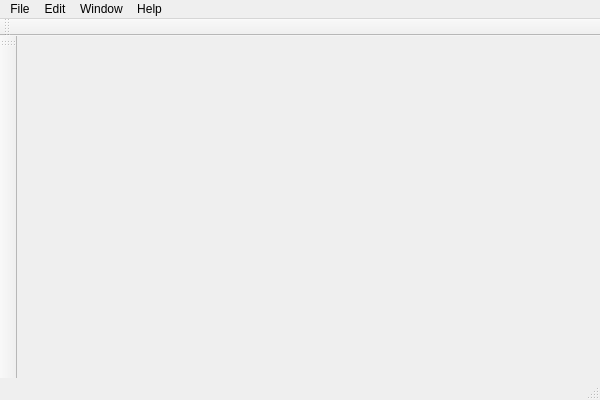
<?xml version="1.0" encoding="UTF-8"?>
<ui version="4.0">
 <class>MainWindowUi</class>
 <widget class="QMainWindow" name="MainWindowUi">
  <property name="geometry">
   <rect>
    <x>0</x>
    <y>0</y>
    <width>600</width>
    <height>400</height>
   </rect>
  </property>
  <property name="windowTitle">
   <string>MainWindow</string>
  </property>
  <widget class="QWidget" name="centralWidget"/>
  <widget class="QToolBar" name="contextBar">
   <attribute name="toolBarArea">
    <enum>TopToolBarArea</enum>
   </attribute>
   <attribute name="toolBarBreak">
    <bool>false</bool>
   </attribute>
  </widget>
  <widget class="QStatusBar" name="statusBar"/>
  <widget class="QToolBar" name="toolBar">
   <property name="windowTitle">
    <string>toolBar</string>
   </property>
   <attribute name="toolBarArea">
    <enum>LeftToolBarArea</enum>
   </attribute>
   <attribute name="toolBarBreak">
    <bool>false</bool>
   </attribute>
  </widget>
  <widget class="QMenuBar" name="menuBar">
   <property name="geometry">
    <rect>
     <x>0</x>
     <y>0</y>
     <width>600</width>
     <height>21</height>
    </rect>
   </property>
   <widget class="QMenu" name="menuFile">
    <property name="title">
     <string>File</string>
    </property>
   </widget>
   <widget class="QMenu" name="menuWindow">
    <property name="title">
     <string>Window</string>
    </property>
    <widget class="QMenu" name="menuLayout">
     <property name="title">
      <string>Layout</string>
     </property>
     <addaction name="actionReset_Layout"/>
     <addaction name="actionSave_Layout"/>
    </widget>
    <addaction name="menuLayout"/>
    <addaction name="separator"/>
   </widget>
   <widget class="QMenu" name="menuEdit">
    <property name="title">
     <string>Edit</string>
    </property>
   </widget>
   <widget class="QMenu" name="menuHelp">
    <property name="title">
     <string>Help</string>
    </property>
   </widget>
   <addaction name="menuFile"/>
   <addaction name="menuEdit"/>
   <addaction name="menuWindow"/>
   <addaction name="menuHelp"/>
  </widget>
  <action name="actionReset_Layout">
   <property name="text">
    <string>Reset Layout</string>
   </property>
  </action>
  <action name="actionSave_Layout">
   <property name="text">
    <string>Save Layout</string>
   </property>
  </action>
 </widget>
 <layoutdefault spacing="6" margin="11"/>
 <resources>
  <include location="MainWindow.qrc"/>
 </resources>
 <connections/>
</ui>
